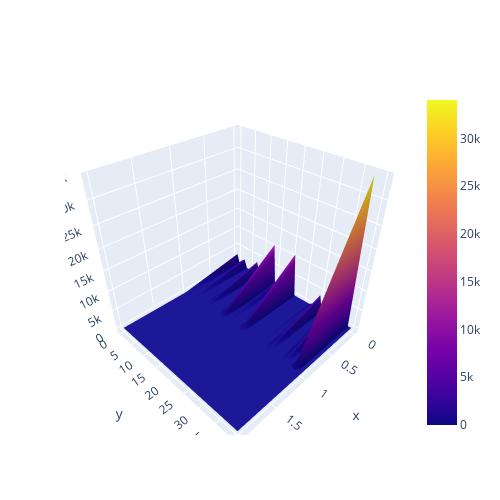

The code cell stored with this chart in its notebook:
### Code cell
fig = go.Figure(data=[go.Surface(z=new_df.values)])
fig.update_layout(autosize=False, width=500, height=500, margin=dict(l=65, r=50, b=65, t=90))
fig.show()

### Figure 1 — Plotly figure (JSON) as saved in the notebook; plotly's stock layout.template omitted (floating-point values rounded to 4 significant figures)
{"data": [{"type": "surface", "z": [[2655, 27.0, 87.08], [2, 14.5, 87.5], [1523, 41.17, 88.99], [2161, 33.26, 90.48], [1, 13, 85], [43, 24.6, 84.53], [88, 16.07, 87.78], [156, 40.21, 89.33], [3575, 21.48, 86.62], [1, 18, 89], [46, 27.2, 87.2], [8, 16, 87.12], [6, 22, 88], [59, 52.68, 91.76], [10835, 40.83, 89.09], [55, 19.73, 87.4], [1807, 45.63, 90.05], [292, 23.05, 87.16], [110, 45.72, 89.45], [4, 16, 91.5], [386, 32.54, 88.49], [11036, 42.91, 88.86], [29, 31.9, 87.76], [5, 23.4, 88.8], [4, 16.5, 86.75], [51, 26.33, 85.73], [49, 17.45, 87.33], [13, 21.23, 88.69], [603, 32.27, 88.89], [16, 18.06, 83.56], [4047, 26.77, 88.38], [96, 15.65, 86.29], [6, 26.33, 88], [46, 28.02, 88.2], [661, 28.61, 88.31], [4832, 30.38, 87.42], [3, 32, 87.67], [56, 26.45, 88.55], [34025, 40.58, 89.01], [12, 9.75, 84.08], [85, 27.02, 86.71]]}], "layout": {"autosize": false, "height": 500, "margin": {"b": 65, "l": 65, "r": 50, "t": 90}, "width": 500}}
